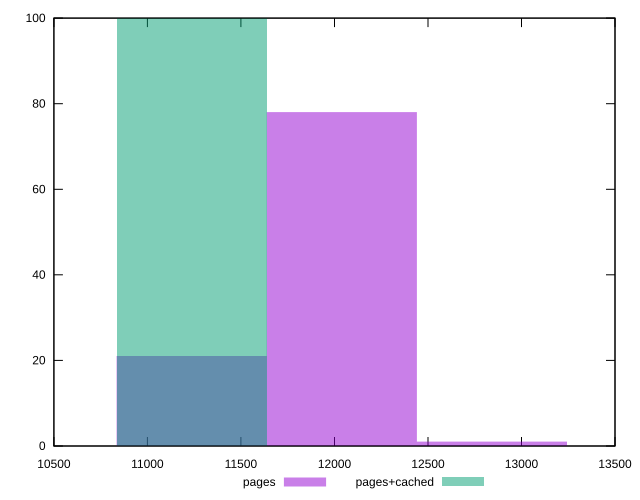

Recreate this plot in gnuplot.
reset
set terminal svg size 640, 500 enhanced background rgb 'white'
set output "reprap/metrics/comparison/histogram/1_vs_2.svg"

$pages <<EOF
12841.6004058383 1
12039.000380473406 78
11236.400355108513 21
EOF

$pagesCached <<EOF
11236.400355108513 100
EOF

set key outside below
set boxwidth 802.6000253648938
set yrange [0:100]
set style fill transparent solid 0.5 noborder

plot \
  $pages title "pages" with boxes, \
  $pagesCached title "pages+cached" with boxes, \


reset
